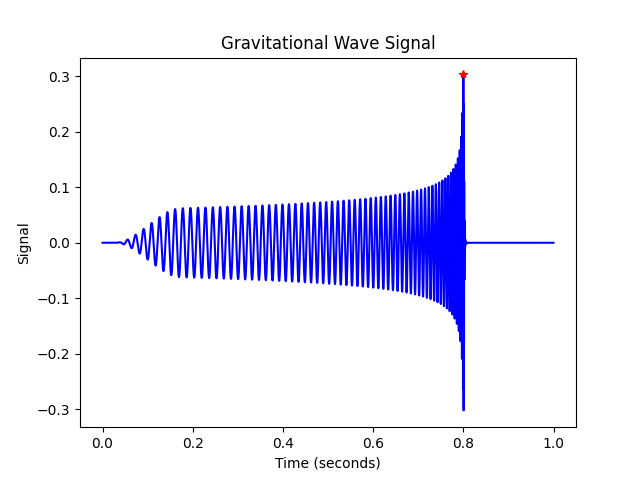

The script that drew this image:
import numpy as np
import matplotlib.pyplot as plt

# Load in the dataset
dataset = np.loadtxt("gravityWave.dat") 

# Separate the values of t and h(t)
t, h_t = dataset.T

# Calculate the index of the max value of h(t)
max_h_t_index = np.argmax(h_t)

# Get the max value of t and h(t)
max_t = t[max_h_t_index]
max_h_t = h_t[max_h_t_index]

# Plot the values of t vs. h(t)
plt.plot(t, h_t, "-b", label="Gravitational Wave")
plt.plot([max_t], [max_h_t], "r*", label="Max Value")

# Configure the plot
plt.title("Gravitational Wave Signal")
plt.xlabel("Time (seconds)")
plt.ylabel("Signal")

# Show the plot
plt.show()
